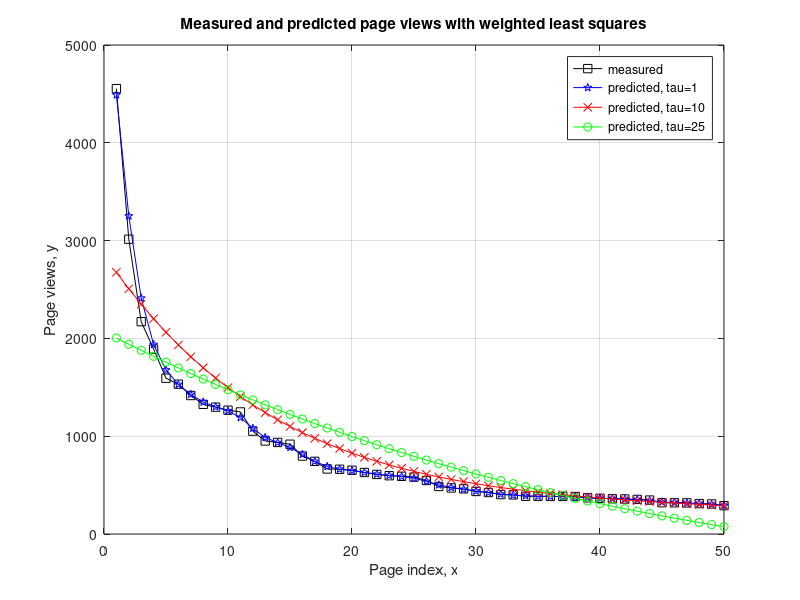

The MATLAB source for this figure:
clear; close all;
x = [1:50].';
y = [4554 3014 2171 1891 1593 1532 1416 1326 1297 1266 ...
	1248 1052 951 936 918 797 743 665 662 652 ...
	629 609 596 590 582 547 486 471 462 435 ...
	424 403 400 386 386 384 384 383 370 365 ...
	360 358 354 347 320 319 318 311 307 290 ].';

m = length(y); % store the number of training examples
x = [ones(m,1) x]; % Add a column of ones to x
n = size(x,2); % number of features
theta_vec = inv(x'*x)*x'*y;
tau = [1 10 25];
y_est = zeros(length(tau),length(x));
for kk = 1:length(tau)
	for ii = 1:length(x);
		w_ii = exp(-(x(ii,2) - x(:,2)).^2./(2*tau(kk)^2));
		W = diag(w_ii);
		theta_vec = inv(x'*W*x)*x'*W*y;
		y_est(kk, ii) = x(ii,:)*theta_vec;
	end
end

figure;
plot(x(:,2),y,'ks-'); hold on
plot(x(:,2),y_est(1,:),'bp-');
plot(x(:,2),y_est(2,:),'rx-');
plot(x(:,2),y_est(3,:),'go-');
legend('measured', 'predicted, tau=1', 'predicted, tau=10','predicted, tau=25');
grid on;
xlabel('Page index, x');
ylabel('Page views, y');
title('Measured and predicted page views with weighted least squares');

% Prediction gets better as Tau decreaes but it's exhaustive --> need to find a Tau_opt
% If Tau is too high, it's almost like no weighting
% For the weighted case we need the (x,y) to be handy but for the unweighted case we just need the A.
